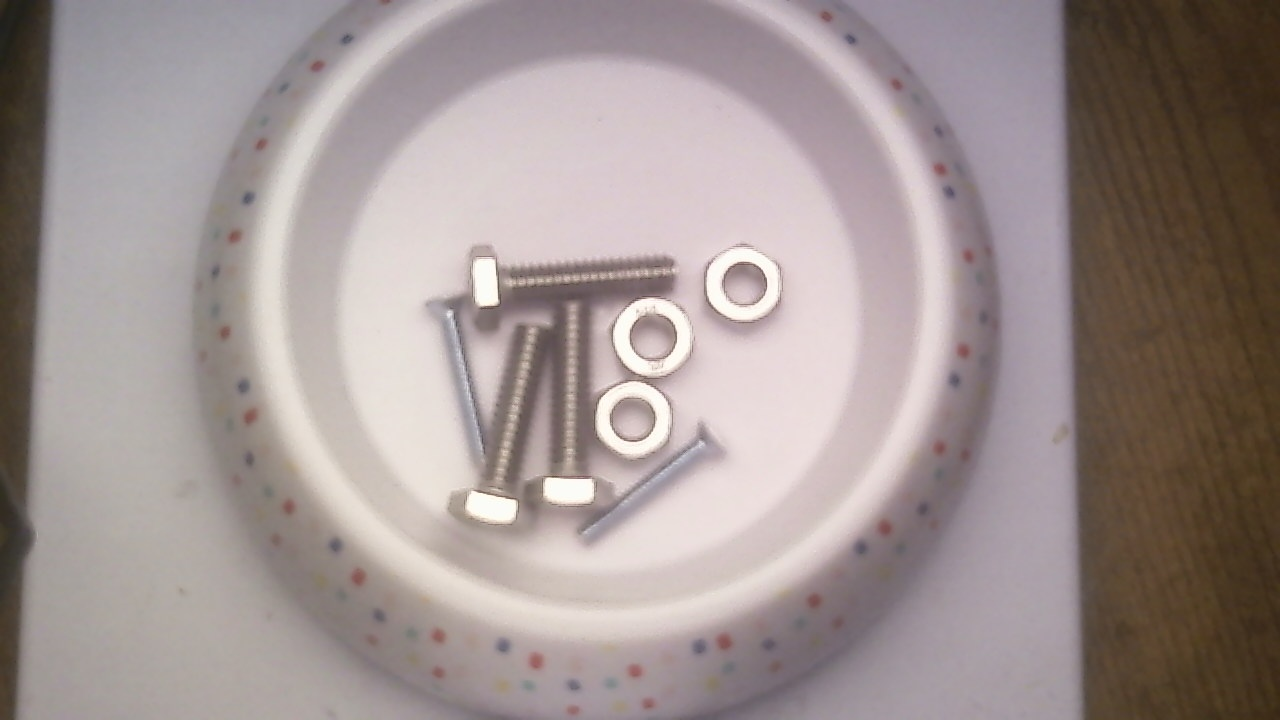
#> input picture reports/camera/camera_test.jpg, 1280 x 720 px
$ python -i tray.py   (imports and definitions only)
#> lines starting #> are read from the running program, lines starting #| are printed output that depends on the picture
#> further down, picture is the input picture: shape (720, 1280, 3); mean B, G, R 145.6, 147.5, 159.8
"""Find the bowl in the photo: plain OpenCV, no model.

Two circles, because the bowl is 3D:
  rim    the top of the inner wall: a sharp edge, found every time (HoughCircles).
         Used for "is a part in the bowl?" (with a margin: parts can rest on the wall).
  floor  the edge of the FLAT floor, where it starts curving up into the wall.
         Inside it there are no harsh shadows, so the unknown-object check runs there.
         The rim and floor are NOT concentric in the photo (parallax: the rim is
         higher, so a camera that isn't exactly overhead sees them shifted, up to
         ~60 px), and the floor/rim size ratio varies by session (0.74-0.82). So the
         floor is measured in each photo, not guessed from the rim. (Bob's idea, Nov 17.)

How the floor is found: from the rim's centre, walk outward along 90 spokes.
On each, note the floor's own brightness near the middle, then the FIRST point
where it gets clearly darker and stays darker: the floor edge. Spokes that hit a
part are skipped. Fit a circle through the edge points, drop the ones far off it,
refit. If too few spokes work (a big object over the edge), fall back to a
typical size.
"""

import cv2
import numpy as np

# Rim search runs at half size (faster, smoother); radii are half-size pixels.
# The rim is about 310-350 px radius at full size with zoom 2.
RIM_SEARCH = dict(dp=1.5, minDist=500, param1=60, param2=30, minRadius=110, maxRadius=175)
FLOOR_RATIO_OK = (0.68, 0.86)   # floor radius / rim radius we accept; measured 0.74-0.82
FLOOR_FALLBACK = 0.72           # used when the floor can't be measured (safely inside every session's floor)


def find_tray(frame):
    """(x, y, r) of the inner-rim circle in full-size pixels, or None if no bowl is found."""
    h, w = frame.shape[:2]
#> h = 720; w = 1280
    small = cv2.resize(frame, (w // 2, h // 2))
    gray = cv2.medianBlur(cv2.cvtColor(small, cv2.COLOR_BGR2GRAY), 5)
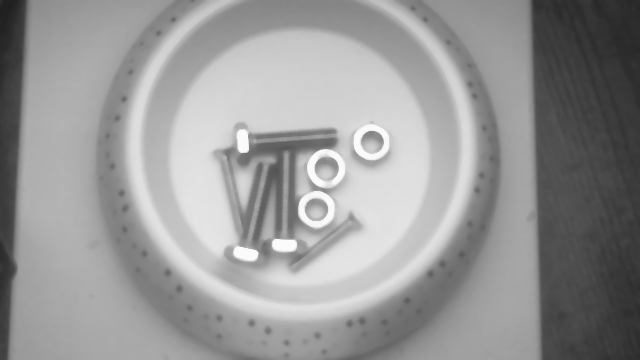
#> gray: shape (360, 640); min 31, max 251, mean 151.2
    circles = cv2.HoughCircles(gray, cv2.HOUGH_GRADIENT, **RIM_SEARCH)
#> circles = [[302.2, 144.8, 159.1]]
    if circles is None:
        return None
    x, y, r = (float(v) * 2 for v in circles[0][0])
#> x = 604.5; y = 289.5; r = 318.1
    return x, y, r


# [6 lines left out: function fit_circle, not called in this run]


def _in_any_box(px, py, boxes, pad):
    return any(x1 - pad <= px <= x2 + pad and y1 - pad <= py <= y2 + pad for x1, y1, x2, y2 in boxes)


# [48 lines left out: functions floor_edge_points, find_floor, in_bowl, not called in this run]

>>> import cv2
>>> picture = cv2.imread('../../reports/camera/camera_test.jpg')
>>> result = find_tray(picture)
#> result = (604.5, 289.5, 318.1)
